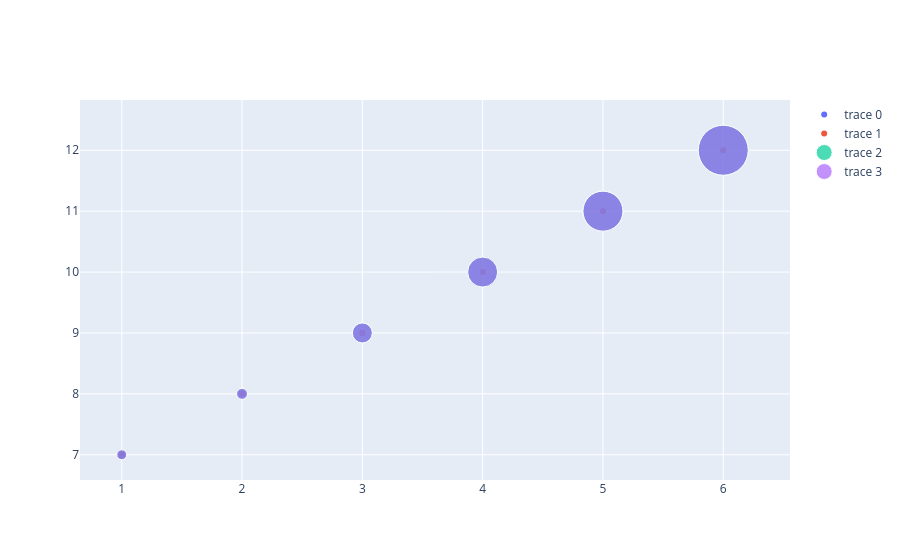

The notebook cell this image was saved under:
### Code cell
fig.add_trace(go.Scatter(x = x,y = y,mode = "markers",marker_size=[10,11,20,30,40,50],text = ["product1","product2","product3","product4","product5","product6"]))
fig.show()

### Figure 1 — Plotly figure (JSON) as saved in the notebook; plotly's stock layout.template omitted (floating-point values rounded to 4 significant figures)
{"data": [{"mode": "markers", "type": "scatter", "x": [1, 2, 3, 4, 5, 6], "y": [7, 8, 9, 10, 11, 12]}, {"mode": "markers", "type": "scatter", "x": [1, 2, 3, 4, 5, 6], "y": [7, 8, 9, 10, 11, 12]}, {"marker": {"size": [10, 11, 20, 30, 40, 50]}, "mode": "markers", "type": "scatter", "x": [1, 2, 3, 4, 5, 6], "y": [7, 8, 9, 10, 11, 12]}, {"marker": {"size": [10, 11, 20, 30, 40, 50]}, "mode": "markers", "text": ["product1", "product2", "product3", "product4", "product5", "product6"], "type": "scatter", "x": [1, 2, 3, 4, 5, 6], "y": [7, 8, 9, 10, 11, 12]}], "layout": {}}
